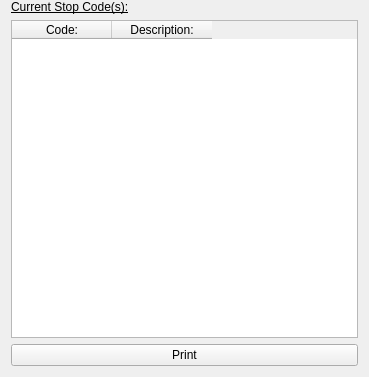
<?xml version="1.0" encoding="UTF-8"?>
<ui version="4.0">
 <class>DCcontent_stopCodes_Form</class>
 <widget class="QWidget" name="DCcontent_stopCodes_Form">
  <property name="geometry">
   <rect>
    <x>0</x>
    <y>0</y>
    <width>369</width>
    <height>377</height>
   </rect>
  </property>
  <property name="sizePolicy">
   <sizepolicy hsizetype="Expanding" vsizetype="Expanding">
    <horstretch>0</horstretch>
    <verstretch>0</verstretch>
   </sizepolicy>
  </property>
  <property name="minimumSize">
   <size>
    <width>0</width>
    <height>0</height>
   </size>
  </property>
  <property name="font">
   <font>
    <family>Liberation Sans</family>
   </font>
  </property>
  <property name="windowTitle">
   <string>Diagnostic Codes</string>
  </property>
  <layout class="QGridLayout" name="gridLayout">
   <property name="topMargin">
    <number>0</number>
   </property>
   <item row="0" column="0">
    <layout class="QGridLayout" name="gridLayout_2">
     <property name="topMargin">
      <number>0</number>
     </property>
     <property name="bottomMargin">
      <number>0</number>
     </property>
     <item row="0" column="0">
      <widget class="QLabel" name="currOrTempDTCsTitle_label">
       <property name="sizePolicy">
        <sizepolicy hsizetype="Expanding" vsizetype="Preferred">
         <horstretch>0</horstretch>
         <verstretch>0</verstretch>
        </sizepolicy>
       </property>
       <property name="minimumSize">
        <size>
         <width>0</width>
         <height>0</height>
        </size>
       </property>
       <property name="maximumSize">
        <size>
         <width>16777215</width>
         <height>16777215</height>
        </size>
       </property>
       <property name="font">
        <font>
         <underline>true</underline>
        </font>
       </property>
       <property name="text">
        <string>Current Stop Code(s):</string>
       </property>
       <property name="alignment">
        <set>Qt::AlignBottom|Qt::AlignLeading|Qt::AlignLeft</set>
       </property>
      </widget>
     </item>
     <item row="1" column="0">
      <widget class="QTableWidget" name="currOrTempDTCs_tableWidget">
       <property name="sizePolicy">
        <sizepolicy hsizetype="Expanding" vsizetype="Expanding">
         <horstretch>0</horstretch>
         <verstretch>0</verstretch>
        </sizepolicy>
       </property>
       <property name="minimumSize">
        <size>
         <width>0</width>
         <height>0</height>
        </size>
       </property>
       <property name="editTriggers">
        <set>QAbstractItemView::NoEditTriggers</set>
       </property>
       <property name="alternatingRowColors">
        <bool>true</bool>
       </property>
       <property name="selectionBehavior">
        <enum>QAbstractItemView::SelectRows</enum>
       </property>
       <column>
        <property name="text">
         <string>Code:</string>
        </property>
       </column>
       <column>
        <property name="text">
         <string>Description:</string>
        </property>
       </column>
      </widget>
     </item>
    </layout>
   </item>
   <item row="1" column="0">
    <layout class="QGridLayout" name="gridLayout_3">
     <property name="bottomMargin">
      <number>0</number>
     </property>
     <item row="0" column="0">
      <widget class="QPushButton" name="printDClist_pushButton">
       <property name="sizePolicy">
        <sizepolicy hsizetype="Expanding" vsizetype="Preferred">
         <horstretch>0</horstretch>
         <verstretch>0</verstretch>
        </sizepolicy>
       </property>
       <property name="minimumSize">
        <size>
         <width>0</width>
         <height>0</height>
        </size>
       </property>
       <property name="maximumSize">
        <size>
         <width>16777215</width>
         <height>16777215</height>
        </size>
       </property>
       <property name="text">
        <string>    Print    </string>
       </property>
       <property name="icon">
        <iconset resource="../../resources/FreeSSM.qrc">
         <normaloff>:/icons/chrystal/32x32/fileprint.png</normaloff>:/icons/chrystal/32x32/fileprint.png</iconset>
       </property>
       <property name="iconSize">
        <size>
         <width>24</width>
         <height>24</height>
        </size>
       </property>
      </widget>
     </item>
    </layout>
   </item>
  </layout>
 </widget>
 <resources>
  <include location="../../resources/FreeSSM.qrc"/>
 </resources>
 <connections/>
</ui>
